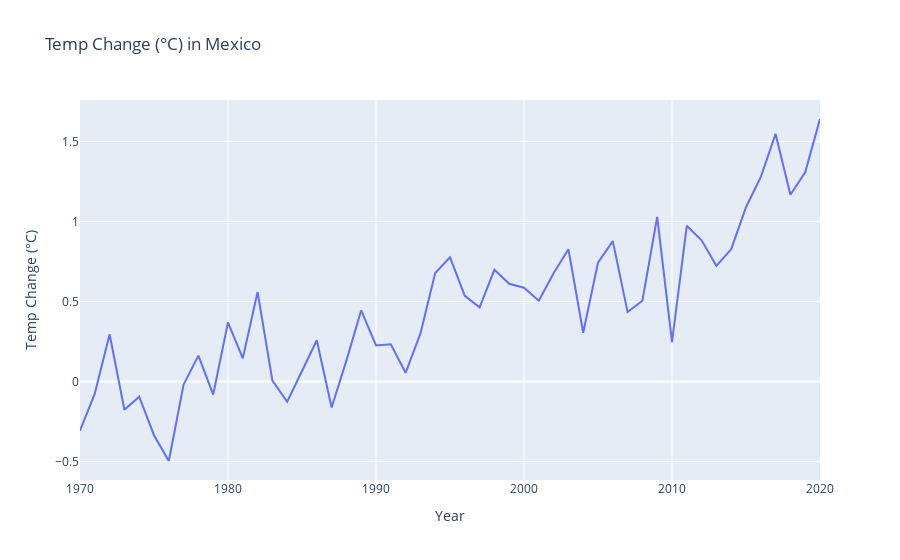

Here is the notebook cell this chart was saved with:
### Code cell
fig = px.line(temp_ch_mex, x="Year", y="Temp Change (°C)",title='Temp Change (°C) in Mexico')
fig.show()

### Figure 1 — Plotly figure (JSON) as saved in the notebook; plotly's stock layout.template omitted (floating-point values rounded to 4 significant figures)
{"data": [{"hovertemplate": "Year=%{x}<br>Temp Change (°C)=%{y}<extra></extra>", "legendgroup": "", "line": {"color": "#636efa", "dash": "solid"}, "marker": {"symbol": "circle"}, "mode": "lines", "name": "", "orientation": "v", "showlegend": false, "type": "scatter", "x": [1970, 1971, 1972, 1973, 1974, 1975, 1976, 1977, 1978, 1979, 1980, 1981, 1982, 1983, 1984, 1985, 1986, 1987, 1988, 1989, 1990, 1991, 1992, 1993, 1994, 1995, 1996, 1997, 1998, 1999, 2000, 2001, 2002, 2003, 2004, 2005, 2006, 2007, 2008, 2009, 2010, 2011, 2012, 2013, 2014, 2015, 2016, 2017, 2018, 2019, 2020], "xaxis": "x", "y": [-0.307, -0.075, 0.296, -0.176, -0.094, -0.335, -0.496, -0.018, 0.162, -0.081, 0.37, 0.145, 0.559, 0.006, -0.126, 0.067, 0.258, -0.162, 0.131, 0.445, 0.226, 0.233, 0.055, 0.299, 0.678, 0.776, 0.536, 0.464, 0.698, 0.611, 0.586, 0.505, 0.677, 0.827, 0.305, 0.743, 0.877, 0.434, 0.505, 1.029, 0.246, 0.973, 0.882, 0.723, 0.827, 1.089, 1.278, 1.547, 1.167, 1.307, 1.64], "yaxis": "y"}], "layout": {"legend": {"tracegroupgap": 0}, "title": {"text": "Temp Change (°C) in Mexico"}, "xaxis": {"anchor": "y", "domain": [0, 1], "title": {"text": "Year"}}, "yaxis": {"anchor": "x", "domain": [0, 1], "title": {"text": "Temp Change (°C)"}}}}
